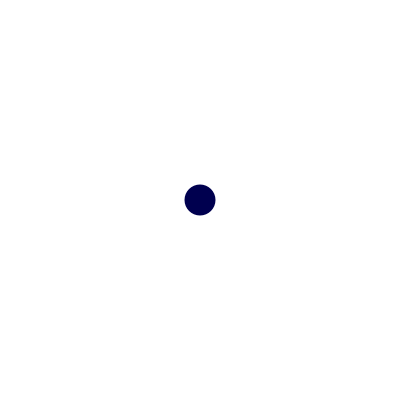
Frame 1 (no input)
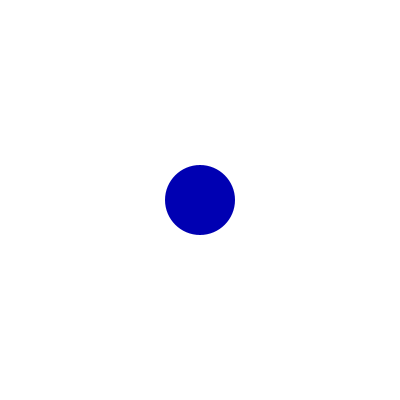
Frame 60 (the mouse pressed at the canvas centre just before this capture)
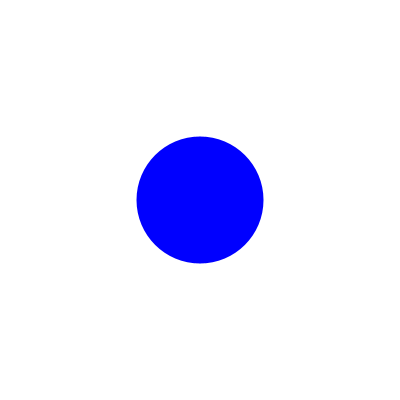
Frame 120 (the mouse held since frame 60 and released just before this capture)

The Processing sketch that drew these frames (run headless with seeded random() and noise(); from frame 60 on, the mouse is pressed at the canvas centre):

// Processing sketch: processing_74276
// ── processing_74276.pde

float X;
float Y;
float VY;
float GRAVITY;

void setup(){
 size(400,400);
 colorMode(RGB,100);
 background(100);
 frameRate(30);
  noStroke();
 X = 200;
 Y = 30;
 VY= 0;
 GRAVITY = 1;
}

void draw(){
 if(Y > height){
  VY = VY * -1; //-1をかけると完全弾性衝突となる。
  Y = height;
 }
 VY = VY + GRAVITY; //Y方向の加速度の更新
 Y = Y + VY; //Y方向の速度の更新
 fill(100);
 rect(0,0,width,height);
 fill(0,0,Y); 
 ellipse(200,200,Y,Y);
}
